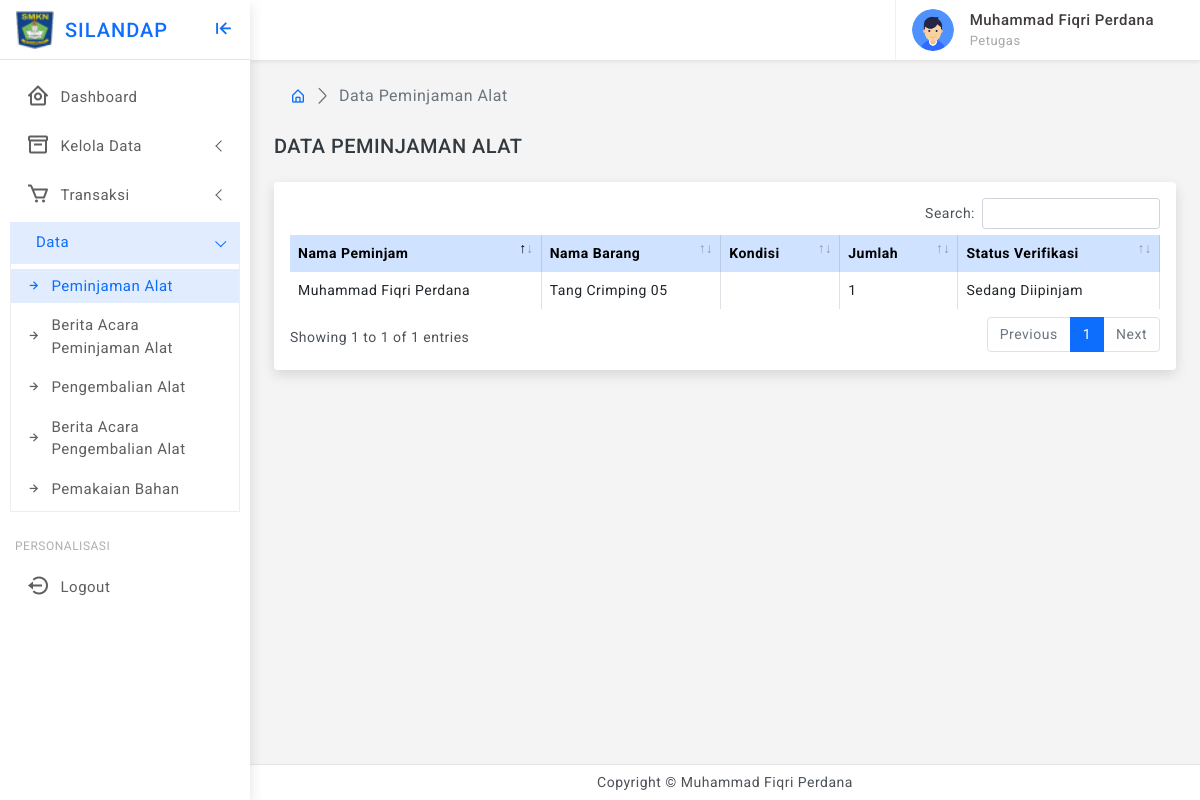
Page /sadmin/pj-alat-data.php (signed in) on the committed database.
### tables this page shows
CREATE TABLE `tbl_peminjaman` (
  `id_peminjaman` int(11) NOT NULL,
  `id_user` varchar(10) NOT NULL,
  `id_barang` varchar(10) NOT NULL,
  `jumlah` varchar(10) NOT NULL,
  `tgl_pinjam` date NOT NULL,
  `waktu_pinjam` varchar(100) NOT NULL,
  `status_verifikasi` varchar(100) NOT NULL,
  `kepemilikan` varchar(100) NOT NULL,
  `kondisi` varchar(255) NOT NULL
);

CREATE TABLE `tbl_user` (
  `id_user` int(11) NOT NULL,
  `nm_user` varchar(200) NOT NULL,
  `username` varchar(20) NOT NULL,
  `password` varchar(100) NOT NULL,
  `level` int(11) NOT NULL,
  `jurusan` varchar(100) NOT NULL
);

CREATE TABLE `tbl_barang` (
  `id_barang` int(11) NOT NULL,
  `kode_barang` varchar(50) NOT NULL,
  `nama_barang` varchar(100) NOT NULL,
  `kategori` varchar(25) NOT NULL,
  `kondisi` varchar(25) NOT NULL,
  `stok` int(11) NOT NULL,
  `foto` varchar(255) NOT NULL,
  `kepemilikan` varchar(100) NOT NULL
);

### sadmin/pj-alat-data.php (the view, shortened to what this page needs)
<?php
include "../koneksi.php";
$query_pj_alat = "SELECT * FROM tbl_peminjaman pj INNER JOIN tbl_user u ON u.id_user = pj.id_user INNER JOIN tbl_barang b ON pj.id_barang = b.id_barang LEFT JOIN tbl_pengembalian k on pj.id_peminjaman = k.id_pin WHERE k.id_pin IS NULL AND b.kategori = 'Alat'";
$result_pj_alat = mysqli_query($conn, $query_pj_alat);
?>
<!doctype html>
<html lang="en" class="">
<head>
    <link href="../assets/plugins/simplebar/css/simplebar.css" rel="stylesheet" />
    <link href="../assets/plugins/perfect-scrollbar/css/perfect-scrollbar.css" rel="stylesheet" />
    <link href="../assets/plugins/metismenu/css/metisMenu.min.css" rel="stylesheet" />
    <link href="../assets/plugins/datatable/css/dataTables.bootstrap5.min.css" rel="stylesheet" />
    <link href="../assets/css/pace.min.css" rel="stylesheet" />
    <link href="../assets/css/bootstrap.min.css" rel="stylesheet">
    <link href="../assets/css/app.css" rel="stylesheet">
    <link href="../assets/css/icons.css" rel="stylesheet">
    <link rel="stylesheet" href="../assets/css/dark-theme.css" />
    <link rel="stylesheet" href="../assets/css/semi-dark.css" />
    <link rel="stylesheet" href="../assets/css/header-colors.css" />
</head>
<body>
    <div class="wrapper">
        <?php include "theme-sidebar.php" ?>
        <?php include "theme-header.php" ?>
        <div class="page-wrapper">
            <div class="page-content">
                <div class="page-breadcrumb d-none d-sm-flex align-items-center mb-3">
                    <div class="ps-3">
                        <nav aria-label="breadcrumb">
                            <ol class="breadcrumb mb-0 p-0">
                                <li class="breadcrumb-item"><a href="index.php"><i class="bx bx-home-alt"></i></a></li>
                                <li class="breadcrumb-item active" aria-current="page">Data Peminjaman Alat</li>
                            </ol>
                        </nav>
                    </div>
                </div>
                <h5 class="my-4 text-uppercase">Data Peminjaman Alat</h5>
                <div class="card">
                    <div class="card-body">
                        <div class="table-responsive">
                            <table id="example2" class="table table-hover table-bordered">
                                <thead class="table-primary">
                                    <tr>
                                        <th>Nama Peminjam</th>
                                        <th>Nama Barang</th>
                                        <th>Kondisi</th>
                                        <th>Jumlah</th>
                                        <th>Status Verifikasi</th>
                                    </tr>
                                </thead>
                                <tbody>
                                    <?php while ($row_pj_alat = mysqli_fetch_assoc($result_pj_alat)) { ?>
                                        <tr>
                                            <td><?php echo $row_pj_alat["nm_user"] ?></td>
                                            <td><?php echo $row_pj_alat["nama_barang"] ?></td>
                                            <td><?php echo $row_pj_alat["kondisi"] ?></td>
                                            <td><?php echo $row_pj_alat["jumlah"] ?></td>
                                            <td><?php echo $row_pj_alat["status_verifikasi"] ?></td>
                                        </tr>
                                    <?php } ?>
                                </tbody>
                            </table>
                        </div>
                    </div>
                </div>
            </div>
        </div>
        <?php include "theme-footer.php" ?>
    </div>
</body>
</html>

### assets/css/app.css (style rules this page uses)
body { font-size: 14px; color: #4c5258; letter-spacing: 0.5px; background-color: #f4f4f4; font-family: 'Roboto', sans-serif; }
a { text-decoration: none; }
.wrapper { width: 100%; position: relative; }
.page-wrapper { height: 100%; margin-top: 60px; margin-bottom: 30px; margin-left: 250px; }
.page-content { padding: 1.5rem; }
.page-breadcrumb .breadcrumb li.breadcrumb-item { font-size: 16px; }
.page-breadcrumb .breadcrumb-item+.breadcrumb-item::before { display: inline-block; padding-right: .5rem; color: #6c757d; font-family: 'LineIcons'; content: "\ea5c"; }

### rows in the picture
tbl_peminjaman: id_user.nm_user "Muhammad Fiqri Perdana", id_barang.nama_barang "Tang Crimping 05", jumlah "1", status_verifikasi "Sedang Diipinjam"

### other values in the picture
$_SESSION["nm_user"] "Muhammad Fiqri Perdana"
